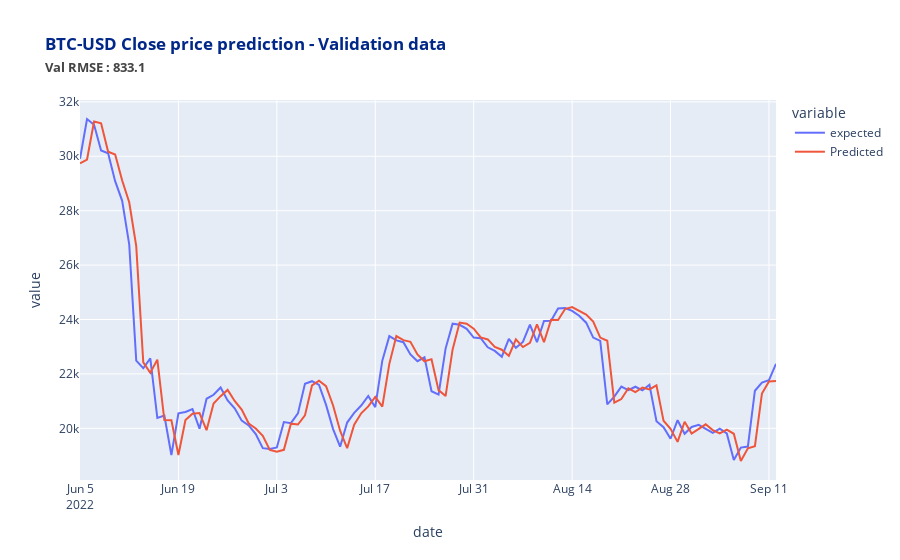

Write notebook code for a chart like this one.
### Markdown cell above
### VIX index as exogenous variable

### Code cell
#with volatility index as exogeneous variable

size = int(len(final_df2)-100)
bitcoin_train_test = final_df2[['close_btc_log','open_vix_log']]

# Divide into train and test
train_arima, test_arima = bitcoin_train_test[0:size], bitcoin_train_test[size:len(final_df2)]
history = [x for x in train_arima['close_btc_log']]

exog_variables_train = [x for x in train_arima['open_vix_log']]
exog_variables_test = test_arima['open_vix_log']
predictions = list()
originals = list()
error_list_mape = list()
error_list_mse = list()

print('Calculating MSE and MAPE...')
print('\n')

# We go over each value in the test set and then apply ARIMA model and calculate the predicted value. We have the expected value in the test set therefore we calculate the error between predicted and expected value 
for t in range(len(test_arima)):
    model = ARIMA(history, exog_variables_train, order=(2, 1, 2))
    model_fit = model.fit()
    
    output = model_fit.predict(start=len(history), end=len(final_df2)-1, exog=exog_variables_test)
    pred_value = output[0]
    
    original_value = test_arima['close_btc_log'][t]
    history.append(original_value)
    original_value_exog = test_arima['open_vix_log'][t]

    exog_variables_train.append(original_value_exog)
    exog_variables_test = test_arima['open_vix_log']
    exog_variables_test = exog_variables_test.iloc[t+1:]
    
    #back transform log
    pred_value = np.exp(pred_value)
    original_value = np.exp(original_value)

    # Calculating the error
    error_mape = ((abs(pred_value - original_value)) / original_value) * 100
    error_list_mape.append(error_mape)
    error_mse = (pred_value - original_value)**2
    error_list_mse.append(error_mse)


    #print('predicted = %f,   expected = %f,   mape = %f ' % (pred_value, original_value, error_mape), '%')
    #print('predicted = %f,   expected = %f,   mse = %f ' % (pred_value, original_value, error_mse))
    predictions.append(float(pred_value))
    originals.append(float(original_value))
    
# After iterating over whole test set the overall mean error is calculated.   
print('\n Mean MAPE in Predicting Test Case : %f ' % (sum(error_list_mape)/float(len(error_list_mape))), '%')
print('\n Mean RMSE in Predicting Test Case :' , (np.sqrt(sum(error_list_mse)/float(len(error_list_mse)))))

val_results = pd.DataFrame(originals,columns=['expected'])
val_results['Predicted'] = predictions
val_results.set_index(bitcoin_train_test[size:len(final_df2)].index,inplace=True)
val_results = (val_results)
rmse = np.sqrt(sum(error_list_mse)/float(len(error_list_mse)))
px.line(val_results, 
        title='<span style="color:#012888;font-weight:bold">BTC-USD Close price prediction - Validation data \
        <br><span style="font-size: 13px;color:#444444;">Val RMSE : {:.1f}</span>'.format(rmse))
